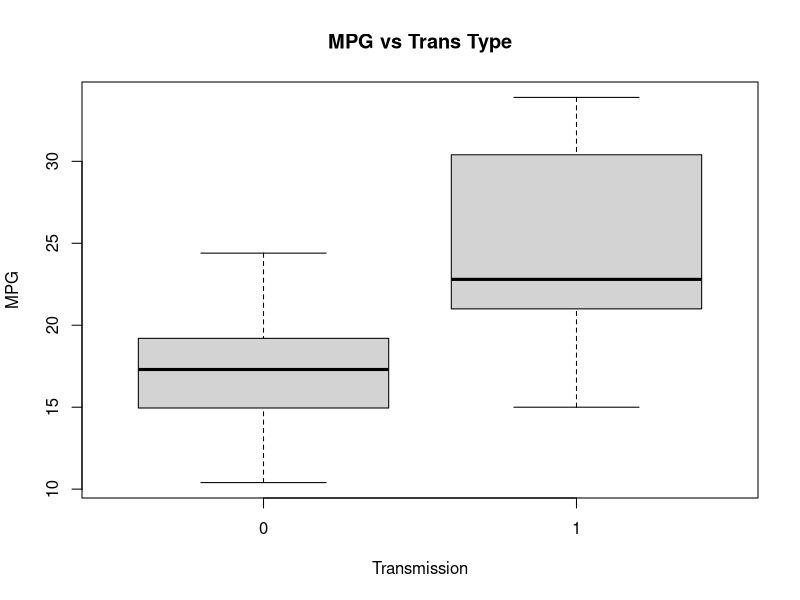
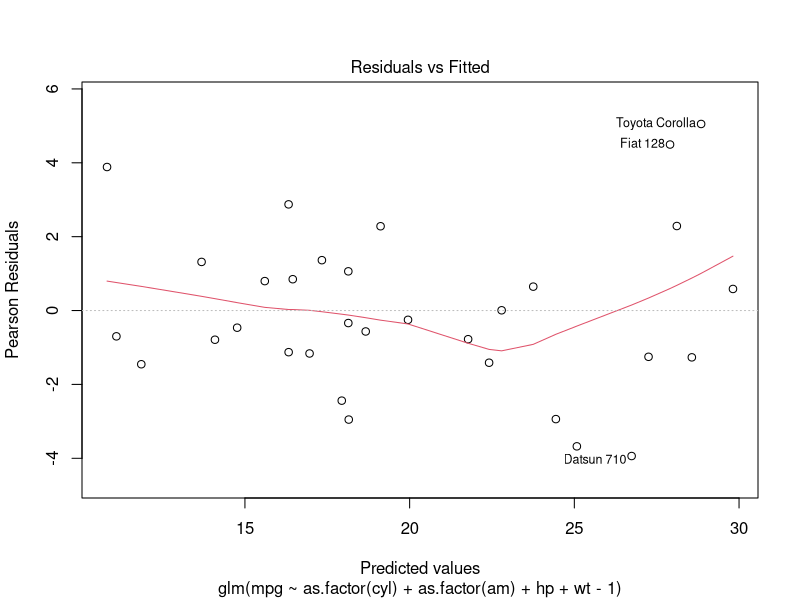
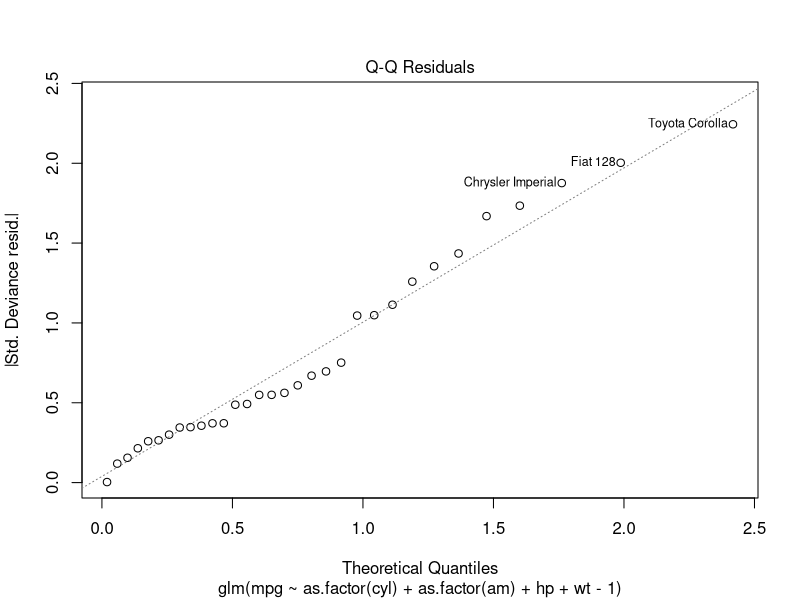
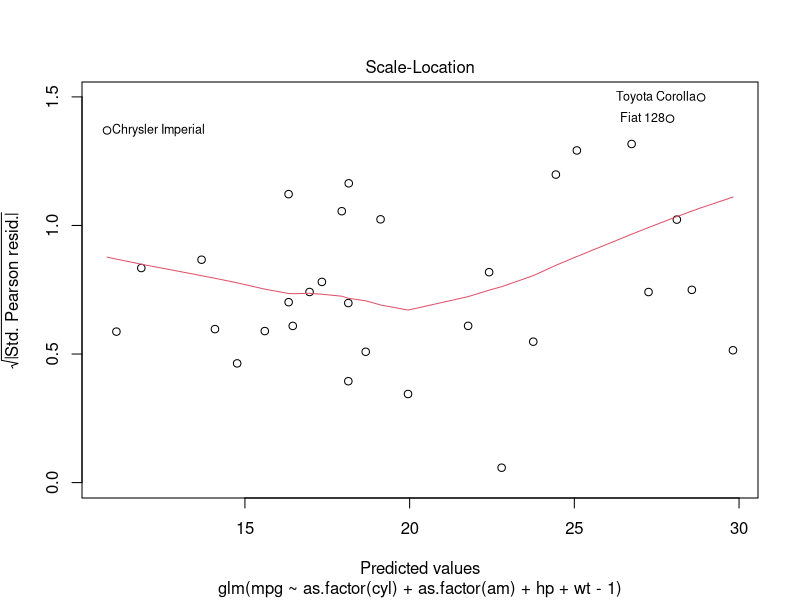
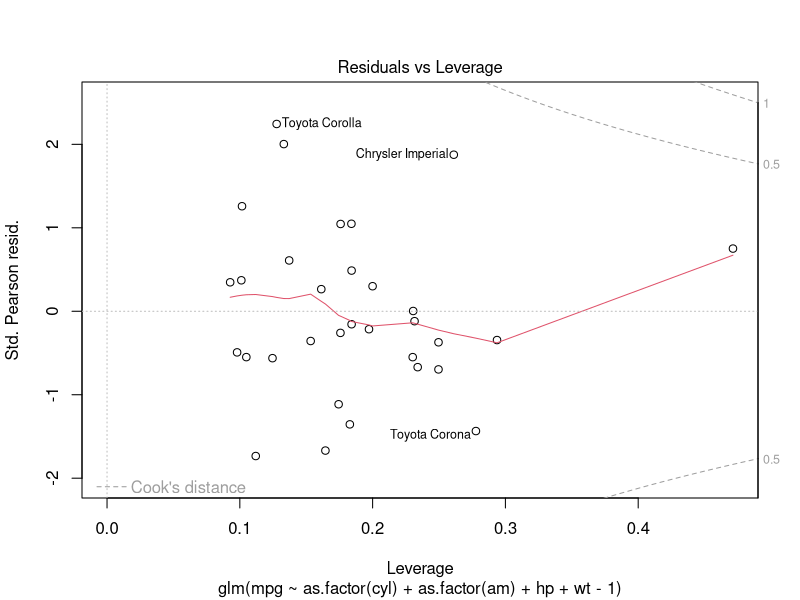

Reproduce these figures in R, in order.
## ---- chunk 1
summary(mtcars[mtcars$am == 0,]$mpg)
summary(mtcars[mtcars$am == 1,]$mpg)
#boxplot(mpg ~ am, data = mtcars, xlab = "Transmission", ylab = "MPG", main="MPG vs Trans Type")
## ---- chunk 2
fit1<-glm(mpg~as.factor(cyl)+vs+am+as.factor(gear)+as.factor(carb)+disp+hp+drat+wt +qsec,data=mtcars)
library(MASS)
#step <- stepAIC(fit1, direction="both")
#step$anova (anova result hidden due to lengthiness)
fit2<-glm(mpg ~ as.factor(cyl) + as.factor(am) + hp + wt - 1, data=mtcars)
#par(mfrow=c(2, 2)) 
#plot(fit2)
summary(fit2)
## ---- chunk 3
boxplot(mpg ~ am, data = mtcars, xlab = "Transmission", ylab = "MPG", main="MPG vs Trans Type")
## ---- chunk 4
plot(fit2)
